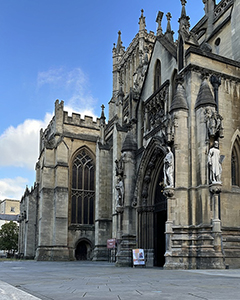
//> input picture img/landmark.jpg, 240 x 300 px
$ ./convolution ../img/landmark.jpg   (built with g++ and OpenCV 4)
//> lines starting //> are read from the running program, lines starting //| are printed output that depends on the picture
// header inclusion
#include <stdio.h>
#include <opencv/cv.h>        //you may need to
#include <opencv/highgui.h>   //adjust import locations
#include <opencv/cxcore.h>    //depending on your machine setup


using namespace cv;

void GaussianBlur(
	cv::Mat &input,
	int size,
	cv::Mat &blurredOutput);

int main( int argc, char** argv )
{

 // LOADING THE IMAGE
 char* imageName = argv[1];

 Mat image;
 image = imread( imageName, 1 );
//> image is the input picture: 300 rows x 240 cols, CV_8UC3; mean B, G, R 133.5, 118.4, 105.7

 if( argc != 2 || !image.data )
 {
   printf( " No image data \n " );
   return -1;
 }

 // CONVERT COLOUR, BLUR AND SAVE
 Mat gray_image;
 cvtColor( image, gray_image, CV_BGR2GRAY );
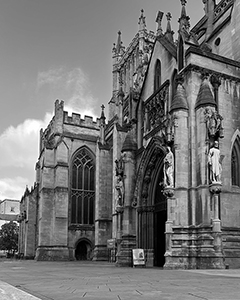
//> gray_image: 300 rows x 240 cols, CV_8UC1; min 0, max 255, mean 116.3

 Mat carBlurred;
 GaussianBlur(gray_image,23,carBlurred);

 imwrite( "blur.jpg", carBlurred );

 return 0;
}

void GaussianBlur(cv::Mat &input, int size, cv::Mat &blurredOutput)
{
//> called with size = 23
	// intialise the output using the input
	blurredOutput.create(input.size(), input.type());

	// create the Gaussian kernel in 1D
	cv::Mat kX = cv::getGaussianKernel(size, -1);
	cv::Mat kY = cv::getGaussianKernel(size, -1);

	// make it 2D multiply one by the transpose of the other
	cv::Mat kernel = kX * kY.t();

	//CREATING A DIFFERENT IMAGE kernel WILL BE NEEDED
	//TO PERFORM OPERATIONS OTHER THAN GUASSIAN BLUR!!!

	// we need to create a padded version of the input
	// or there will be border effects
	int kernelRadiusX = ( kernel.size[0] - 1 ) / 2;
	int kernelRadiusY = ( kernel.size[1] - 1 ) / 2;

	cv::Mat paddedInput;
	cv::copyMakeBorder( input, paddedInput,
		kernelRadiusX, kernelRadiusX, kernelRadiusY, kernelRadiusY,
		cv::BORDER_REPLICATE );
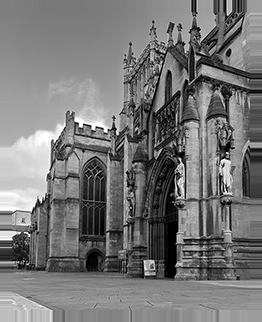
//> paddedInput: 322 rows x 262 cols, CV_8UC1; min 0, max 255, mean 119

	// now we can do the convoltion
	for ( int i = 0; i < input.rows; i++ )
	{
		for( int j = 0; j < input.cols; j++ )
		{
			double sum = 0.0;
			for( int m = -kernelRadiusX; m <= kernelRadiusX; m++ )
			{
				for( int n = -kernelRadiusY; n <= kernelRadiusY; n++ )
				{
					// find the correct indices we are using
					int imagex = i + m + kernelRadiusX;
					int imagey = j + n + kernelRadiusY;
					int kernelx = m + kernelRadiusX;
					int kernely = n + kernelRadiusY;

					// get the values from the padded image and the kernel
					int imageval = ( int ) paddedInput.at<uchar>( imagex, imagey );
					double kernalval = kernel.at<double>( kernelx, kernely );

					// do the multiplication
					sum += imageval * kernalval;
				}
			}
			// set the output value as the sum of the convolution
			blurredOutput.at<uchar>(i, j) = (uchar) sum;
		}
	}
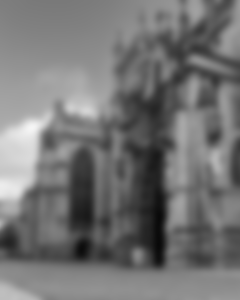
//> blurredOutput: 300 rows x 240 cols, CV_8UC1; min 9, max 245, mean 115.8
}

$ run again, on img/Wiener De-Convolution.png
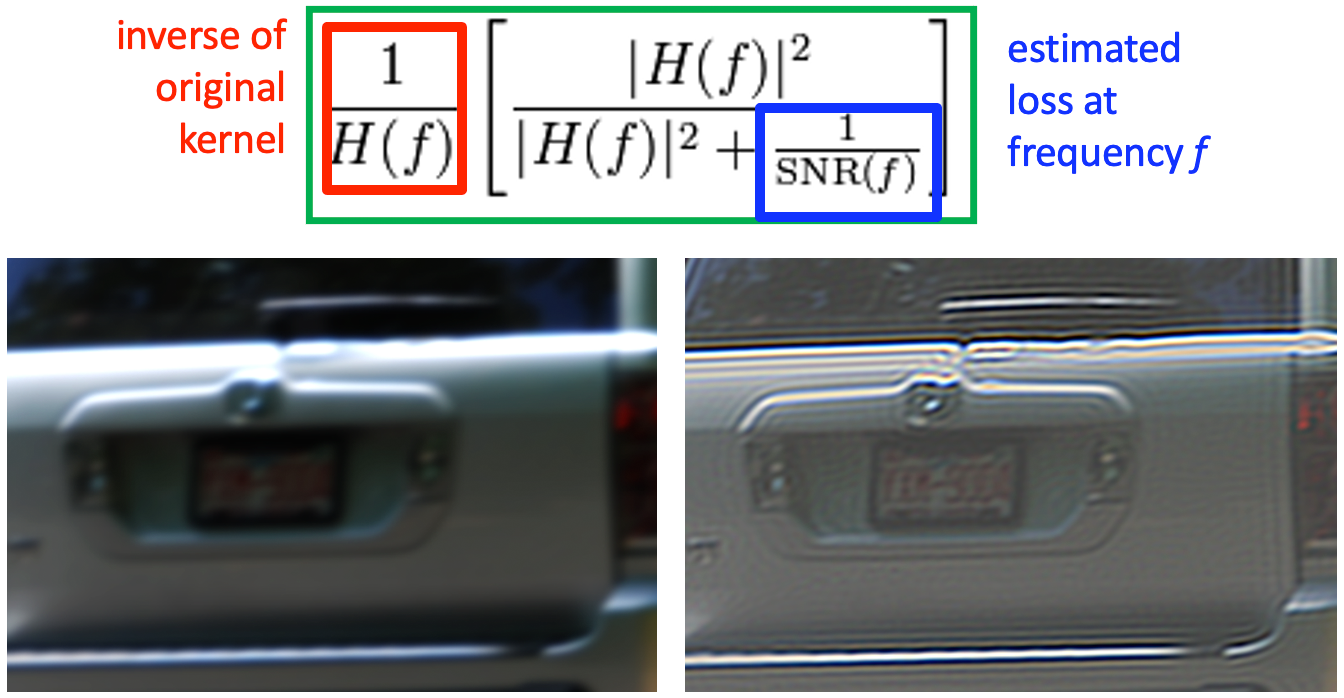
//> input picture img/Wiener De-Convolution.png, 1344 x 698 px
//> image is the input picture: 698 rows x 1344 cols, CV_8UC3; mean B, G, R 146, 144.2, 141.4
//> in GaussianBlur, `cv::copyMakeBorder( input, paddedInput, kernelRadiusX, kernelRadiusX, ..`:
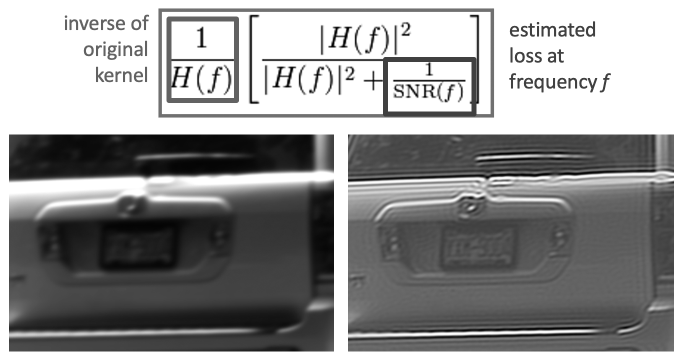
//> paddedInput: 720 rows x 1366 cols, CV_8UC1 (shown at 1/2 size); min 0, max 255, mean 148.7
//> after the loop in GaussianBlur, `for ( int i = 0; i < input.rows; i++ )`:
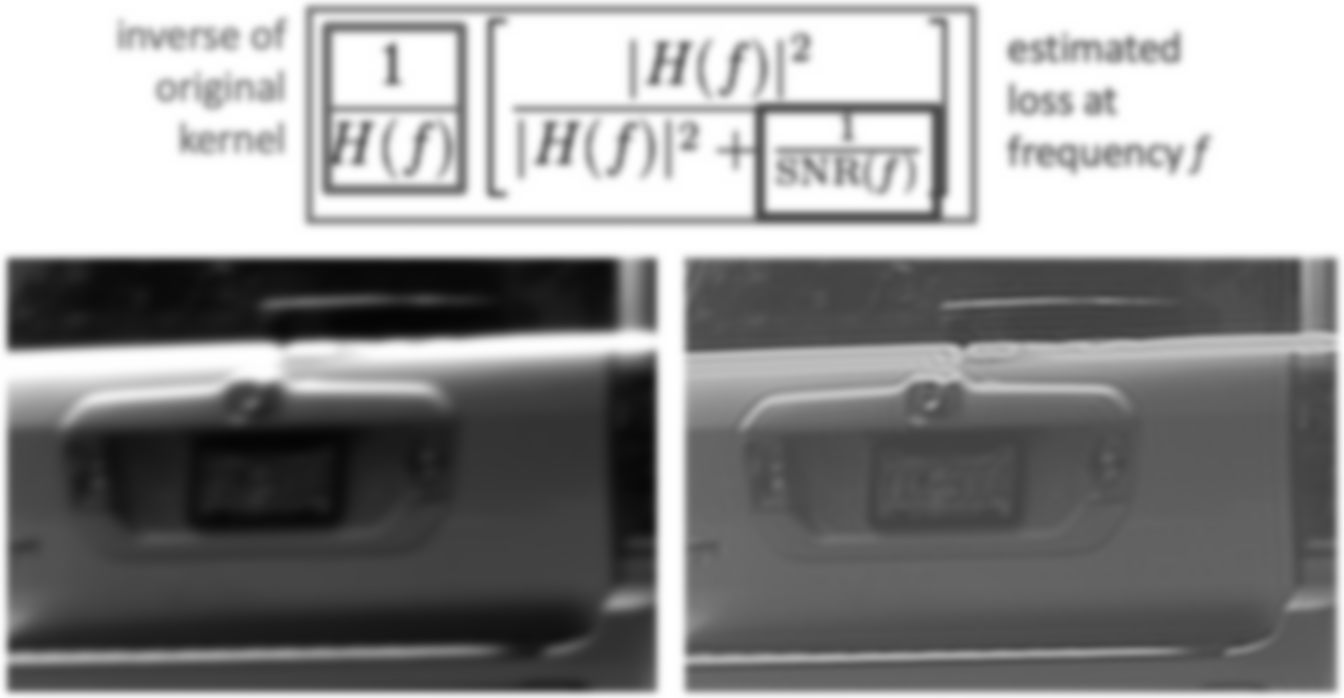
//> blurredOutput: 698 rows x 1344 cols, CV_8UC1; min 4, max 255, mean 143.2
